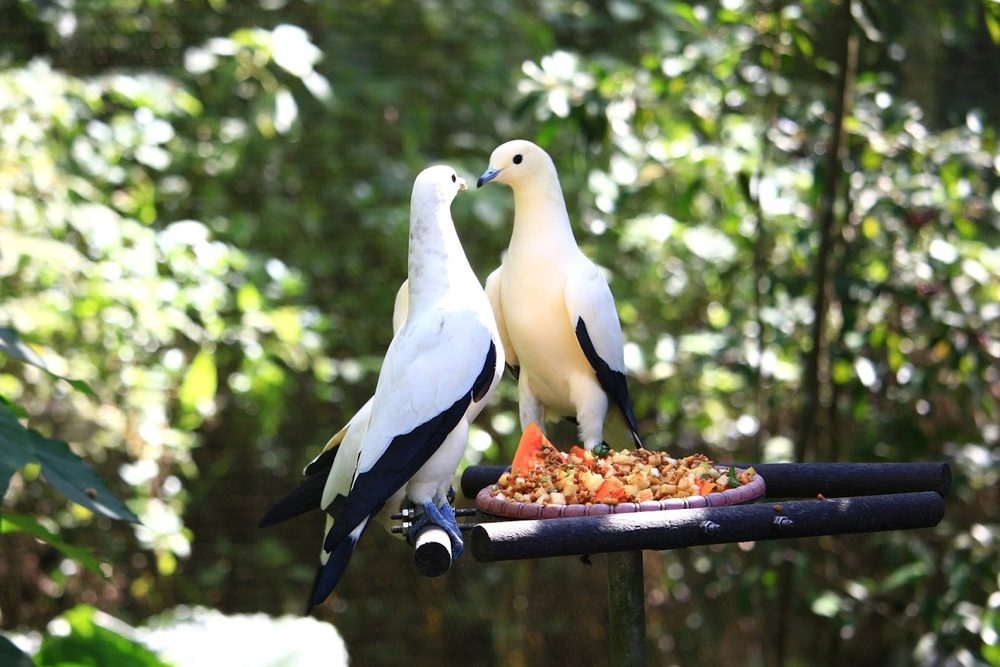
#> input picture sample.jpg, 1000 x 667 px, shrunk from 1309 x 873 before the run
$ python cv7.py
#> lines starting #> are read from the running program, lines starting #| are printed output that depends on the picture
import numpy as np
import matplotlib.pyplot as plt
import cv2

img = cv2.imread("sample.jpg")
#> img is the input picture: shape (667, 1000, 3); mean B, G, R 91, 117.7, 111.9

aff_matrix = cv2.getRotationMatrix2D((img.shape[1]/2, img.shape[0]/2), 30, 0.8)
img_rotate = cv2.warpAffine(img, aff_matrix, (img.shape[1], img.shape[0]))
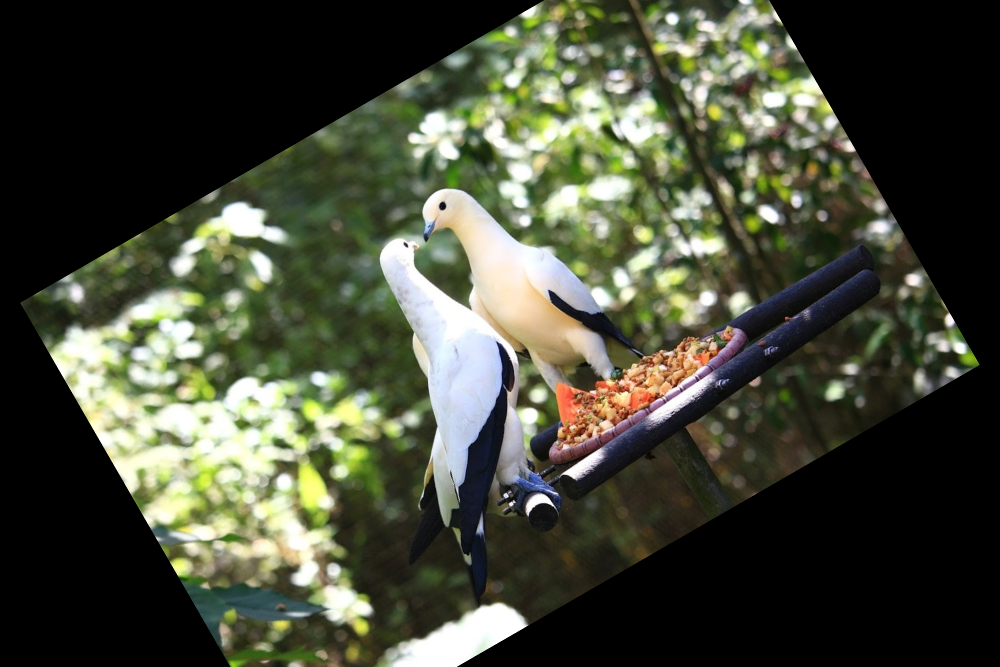
#> img_rotate: shape (667, 1000, 3); mean B, G, R 56.2, 72.4, 69
cv2.imshow("sample rotate", img_rotate)
cv2.waitKey(0)
cv2.destroyAllWindows()
cv2.imwrite("sample_ratate.jpg", img_rotate)

sample_90rotate = cv2.rotate(img, 0)
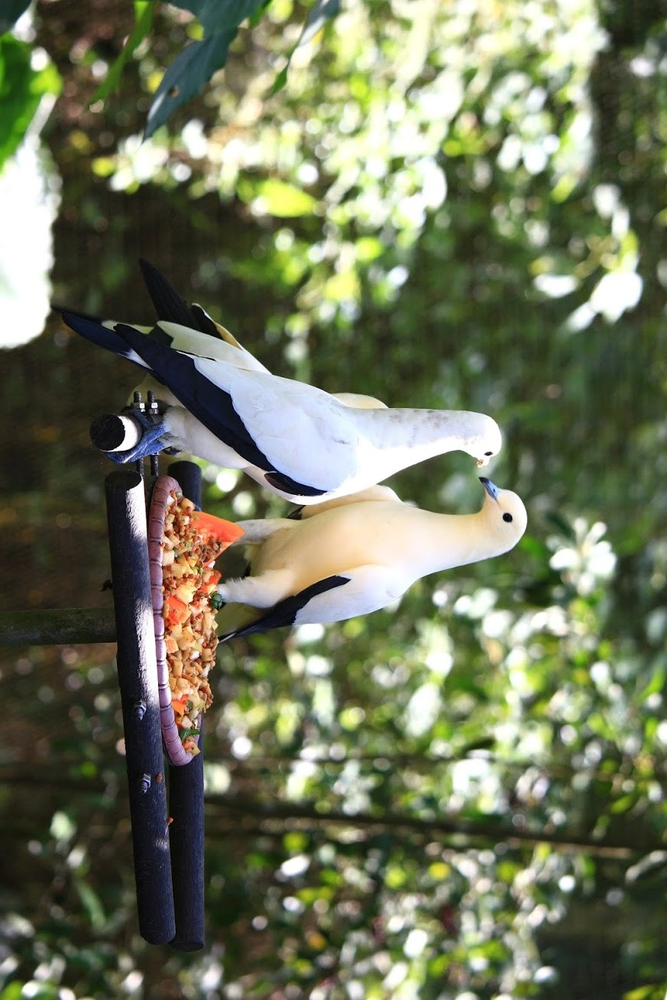
#> sample_90rotate: shape (1000, 667, 3); mean B, G, R 91, 117.7, 111.9
cv2.imshow("sample rotate90", sample_90rotate)
cv2.waitKey(0)
cv2.destroyAllWindows()
cv2.imwrite("sample_rotate90.jpg", sample_90rotate)
